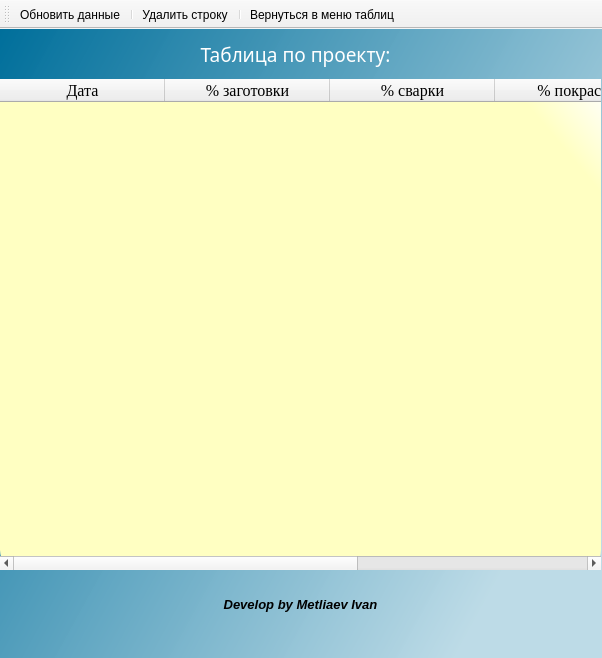
<?xml version="1.0" encoding="UTF-8"?>
<ui version="4.0">
 <class>Table1</class>
 <widget class="QMainWindow" name="Table1">
  <property name="geometry">
   <rect>
    <x>0</x>
    <y>0</y>
    <width>602</width>
    <height>658</height>
   </rect>
  </property>
  <property name="minimumSize">
   <size>
    <width>602</width>
    <height>658</height>
   </size>
  </property>
  <property name="maximumSize">
   <size>
    <width>602</width>
    <height>658</height>
   </size>
  </property>
  <property name="windowTitle">
   <string>Данные по проекту</string>
  </property>
  <property name="styleSheet">
   <string notr="true">QWidget#centralwidget{
     background:qlineargradient(spread:pad, x1:0, y1:0, x2:1, y2:0.574, stop:0 rgba(0, 111, 155, 255), stop:1 rgba(187, 218, 230, 248));
}</string>
  </property>
  <widget class="QWidget" name="centralwidget">
   <widget class="QTableWidget" name="maintable">
    <property name="geometry">
     <rect>
      <x>0</x>
      <y>50</y>
      <width>601</width>
      <height>491</height>
     </rect>
    </property>
    <property name="minimumSize">
     <size>
      <width>0</width>
      <height>0</height>
     </size>
    </property>
    <property name="maximumSize">
     <size>
      <width>2000</width>
      <height>2000</height>
     </size>
    </property>
    <property name="font">
     <font>
      <family>Times New Roman</family>
      <pointsize>12</pointsize>
     </font>
    </property>
    <property name="styleSheet">
     <string notr="true">QTableWidget{
	background-color:qlineargradient(spread:pad, x1:0.892, y1:0.0738636, x2:1, y2:0, stop:0 rgba(255, 255, 194, 255), stop:1 rgba(255, 255, 255, 255));
	selection-background-color: qlineargradient(spread:pad, x1:0, y1:0, x2:1, y2:1, stop:0 rgba(81, 255, 95, 255), stop:1 rgba(187, 255, 207, 255));
	section-color:black;
	border-radius: 20%;
}
</string>
    </property>
    <property name="rowCount">
     <number>0</number>
    </property>
    <attribute name="horizontalHeaderVisible">
     <bool>true</bool>
    </attribute>
    <attribute name="horizontalHeaderCascadingSectionResizes">
     <bool>false</bool>
    </attribute>
    <attribute name="horizontalHeaderDefaultSectionSize">
     <number>165</number>
    </attribute>
    <attribute name="horizontalHeaderMinimumSectionSize">
     <number>84</number>
    </attribute>
    <attribute name="horizontalHeaderShowSortIndicator" stdset="0">
     <bool>true</bool>
    </attribute>
    <attribute name="horizontalHeaderStretchLastSection">
     <bool>false</bool>
    </attribute>
    <attribute name="verticalHeaderVisible">
     <bool>true</bool>
    </attribute>
    <column>
     <property name="text">
      <string>Дата</string>
     </property>
     <property name="font">
      <font>
       <family>Times New Roman</family>
       <pointsize>12</pointsize>
      </font>
     </property>
    </column>
    <column>
     <property name="text">
      <string>% заготовки</string>
     </property>
     <property name="font">
      <font>
       <family>Times New Roman</family>
       <pointsize>12</pointsize>
      </font>
     </property>
    </column>
    <column>
     <property name="text">
      <string>% сварки</string>
     </property>
     <property name="font">
      <font>
       <family>Times New Roman</family>
       <pointsize>12</pointsize>
      </font>
     </property>
    </column>
    <column>
     <property name="text">
      <string>% покраски</string>
     </property>
     <property name="font">
      <font>
       <family>Times New Roman</family>
       <pointsize>12</pointsize>
      </font>
     </property>
    </column>
    <column>
     <property name="text">
      <string>% общ. готовности</string>
     </property>
     <property name="font">
      <font>
       <family>Times New Roman</family>
       <pointsize>12</pointsize>
      </font>
     </property>
    </column>
   </widget>
   <widget class="QLabel" name="logo">
    <property name="geometry">
     <rect>
      <x>380</x>
      <y>550</y>
      <width>51</width>
      <height>51</height>
     </rect>
    </property>
    <property name="minimumSize">
     <size>
      <width>30</width>
      <height>30</height>
     </size>
    </property>
    <property name="styleSheet">
     <string notr="true">image:url(:/logo/logo/35th Parallel-logos1.png);
</string>
    </property>
    <property name="text">
     <string/>
    </property>
   </widget>
   <widget class="QLabel" name="progect_name_label">
    <property name="geometry">
     <rect>
      <x>0</x>
      <y>0</y>
      <width>591</width>
      <height>51</height>
     </rect>
    </property>
    <property name="font">
     <font>
      <family>Times New Roman 12</family>
      <pointsize>14</pointsize>
      <weight>50</weight>
      <italic>false</italic>
      <bold>false</bold>
     </font>
    </property>
    <property name="styleSheet">
     <string notr="true">QLabel{
font: 14pt &quot;Times New Roman&quot; bold;
color:white
}</string>
    </property>
    <property name="text">
     <string>Таблица по проекту:</string>
    </property>
    <property name="alignment">
     <set>Qt::AlignCenter</set>
    </property>
    <property name="wordWrap">
     <bool>true</bool>
    </property>
   </widget>
   <widget class="QLabel" name="label_develop">
    <property name="geometry">
     <rect>
      <x>0</x>
      <y>550</y>
      <width>601</width>
      <height>51</height>
     </rect>
    </property>
    <property name="font">
     <font>
      <family>MS Sans Serif</family>
      <pointsize>10</pointsize>
      <weight>75</weight>
      <italic>true</italic>
      <bold>true</bold>
     </font>
    </property>
    <property name="text">
     <string>Develop by Metliaev Ivan</string>
    </property>
    <property name="alignment">
     <set>Qt::AlignCenter</set>
    </property>
   </widget>
   <zorder>label_develop</zorder>
   <zorder>maintable</zorder>
   <zorder>logo</zorder>
   <zorder>progect_name_label</zorder>
  </widget>
  <widget class="QToolBar" name="toolBar">
   <property name="minimumSize">
    <size>
     <width>0</width>
     <height>0</height>
    </size>
   </property>
   <property name="maximumSize">
    <size>
     <width>16777215</width>
     <height>50</height>
    </size>
   </property>
   <property name="windowTitle">
    <string>toolBar</string>
   </property>
   <property name="iconSize">
    <size>
     <width>46</width>
     <height>46</height>
    </size>
   </property>
   <attribute name="toolBarArea">
    <enum>TopToolBarArea</enum>
   </attribute>
   <attribute name="toolBarBreak">
    <bool>false</bool>
   </attribute>
   <addaction name="refresh_1"/>
   <addaction name="separator"/>
   <addaction name="delite_str"/>
   <addaction name="separator"/>
   <addaction name="exit_from_table"/>
  </widget>
  <action name="delite_str">
   <property name="checkable">
    <bool>true</bool>
   </property>
   <property name="icon">
    <iconset resource="../images/images_store.qrc">
     <normaloff>:/table/tables/delite_db.png</normaloff>:/table/tables/delite_db.png</iconset>
   </property>
   <property name="text">
    <string>Удалить строку</string>
   </property>
  </action>
  <action name="exit_from_table">
   <property name="checkable">
    <bool>true</bool>
   </property>
   <property name="icon">
    <iconset>
     <normaloff>../images/tables/exit.png</normaloff>../images/tables/exit.png</iconset>
   </property>
   <property name="text">
    <string>Вернуться в меню таблиц</string>
   </property>
  </action>
  <action name="refresh_1">
   <property name="checked">
    <bool>false</bool>
   </property>
   <property name="enabled">
    <bool>true</bool>
   </property>
   <property name="icon">
    <iconset resource="../images/images_store.qrc">
     <normaloff>:/table/tables/refresh.png</normaloff>:/table/tables/refresh.png</iconset>
   </property>
   <property name="text">
    <string>Обновить данные</string>
   </property>
   <property name="toolTip">
    <string>Обновить данные</string>
   </property>
   <property name="shortcutVisibleInContextMenu">
    <bool>true</bool>
   </property>
  </action>
 </widget>
 <resources>
  <include location="../images/images_store.qrc"/>
 </resources>
 <connections/>
</ui>
